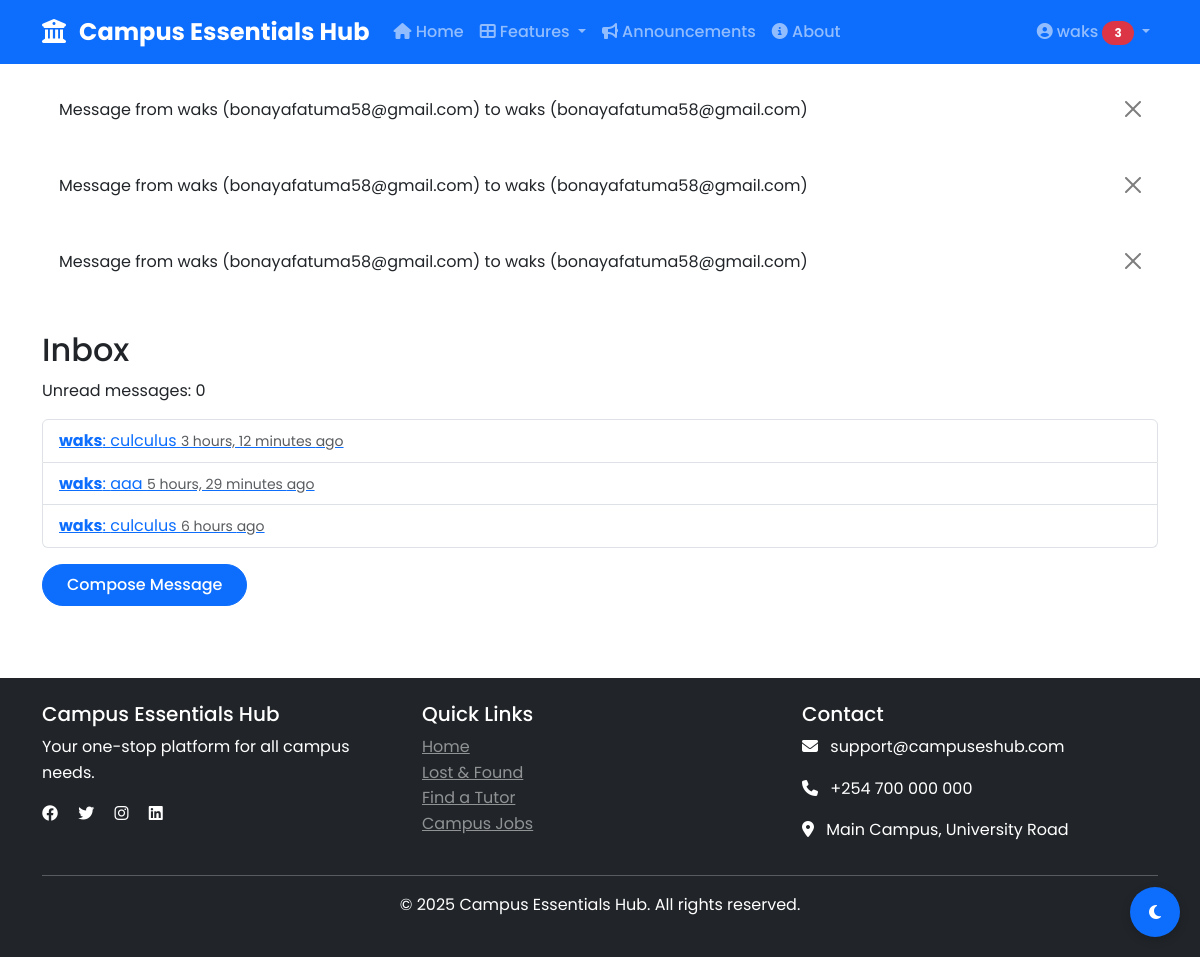
The app's page /messaging/ (signed in) with its own data.
### accounts/models.py (models this page shows)
class CustomUser(AbstractUser):
    USER_TYPE_CHOICES = (
        ('student', 'Student'),
        ('tutor', 'Tutor'),
        ('service_provider', 'Service Provider'),
        ('admin', 'Administrator'),
    )
    email = models.EmailField(unique=True)
    phone_number = models.CharField(max_length=15, blank=True)
    student_id = models.CharField(max_length=20, blank=True)
    university = models.CharField(max_length=200, blank=True)
    course = models.CharField(max_length=100, blank=True)
    year_of_study = models.IntegerField(blank=True, null=True)
    user_type = models.CharField(max_length=20, choices=USER_TYPE_CHOICES, default='student')
    profile_picture = models.ImageField(upload_to='profile_pics/', blank=True)
    bio = models.TextField(blank=True)
    points = models.IntegerField(default=0)
    is_verified = models.BooleanField(default=False)
    verification_code = models.CharField(max_length=6, blank=True)
    dark_mode = models.BooleanField(default=False)
    location = models.CharField(max_length=200, blank=True)
    created_at = models.DateTimeField(default=timezone.now)
    updated_at = models.DateTimeField(auto_now=True)
    def __str__(self):
        return f"{self.username} ({self.email})"
    class Meta:
        ordering = ['-date_joined']

### messaging/models.py (models this page shows)
class Message(models.Model):
    sender = models.ForeignKey(CustomUser, on_delete=models.CASCADE, related_name='sent_messages')
    receiver = models.ForeignKey(CustomUser, on_delete=models.CASCADE, related_name='received_messages')
    subject = models.CharField(max_length=200)
    body = models.TextField()
    is_read = models.BooleanField(default=False)
    sent_at = models.DateTimeField(default=timezone.now)
    class Meta:
        ordering = ['-sent_at']
    def __str__(self):
        return f"Message from {self.sender} to {self.receiver}"

### messaging/views.py (the view)
# urls.py: path('', views.inbox, name='inbox'),
@login_required
def inbox(request):
    messages = Message.objects.filter(
        receiver=request.user
    ).order_by('-sent_at')
    unread_count = messages.filter(is_read=False).count()
    return render(request, 'messaging/inbox.html', {
        'messages': messages,
        'unread_count': unread_count,
    })

### core/context_processors.py (called while the page is built)
def notification_count(request):
    if request.user.is_authenticated:
        unread_count = Notification.objects.filter(user=request.user, is_read=False).count()
        return {'notification_count': unread_count}
    return {'notification_count': 0}

def theme_preference(request):
    if request.user.is_authenticated:
        theme = 'dark' if request.user.dark_mode else 'light'
        return {'theme': theme}
    return {'theme': 'light'}

### messaging/templates/messaging/inbox.html (shortened to what this page needs)
{% extends 'core/base.html' %}
{% block content %}
<h2>Inbox</h2>
<p>Unread messages: {{ unread_count }}</p>
<ul class="list-group">
    {% for msg in messages %}
    <li class="list-group-item {% if not msg.is_read %}list-group-item-warning{% endif %}">
        <a href="{% url 'messaging:thread' msg.sender.id %}">
            <strong>{{ msg.sender.username }}</strong>: {{ msg.subject|truncatewords:10 }}
            <small class="text-muted">{{ msg.sent_at|timesince }} ago</small>
        </a>
    </li>
    {% empty %}
    <li class="list-group-item">No messages yet.</li>
    {% endfor %}
</ul>
<a class="btn btn-primary mt-3" href="{% url 'messaging:compose' %}">Compose Message</a>
{% endblock %}

### templates/core/base.html (shortened to what this page needs)
<!DOCTYPE html>
<html lang="en" data-bs-theme="{{ theme|default:'light' }}">
<head>
    <link href="https://cdn.jsdelivr.net/npm/bootstrap@5.3.0/dist/css/bootstrap.min.css" rel="stylesheet">
    <link rel="stylesheet" href="https://cdn.jsdelivr.net/npm/bootstrap-icons@1.10.0/font/bootstrap-icons.css">
    <link rel="stylesheet" href="https://cdnjs.cloudflare.com/ajax/libs/font-awesome/6.4.0/css/all.min.css">
    {% load static %}
    <link rel="stylesheet" href="{% static 'css/style.css' %}">
    <link rel="stylesheet" href="{% static 'css/dark-mode.css' %}">
</head>
<body>
    <button class="theme-toggle" id="themeToggle">
        <i class="fas fa-moon"></i>
    </button>
    <nav class="navbar navbar-expand-lg navbar-dark bg-primary">
        <div class="container">
            <a class="navbar-brand" href="{% url 'home' %}">
                <i class="fas fa-university me-2"></i>
                Campus Essentials Hub
            </a>
            <div class="collapse navbar-collapse" id="navbarNav">
                <ul class="navbar-nav me-auto">
                    <li class="nav-item">
                        <a class="nav-link {% if request.path == '/' %}active{% endif %}" href="{% url 'home' %}">
                            <i class="fas fa-home"></i> Home
                        </a>
                    </li>
                    <li class="nav-item dropdown">
                        <a class="nav-link dropdown-toggle" href="#" role="button" data-bs-toggle="dropdown">
                            <i class="fas fa-th-large"></i> Features
                        </a>
                    </li>
                    <li class="nav-item">
                        <a class="nav-link" href="{% url 'announcements' %}">
                            <i class="fas fa-bullhorn"></i> Announcements
                        </a>
                    </li>
                    <li class="nav-item">
                        <a class="nav-link" href="{% url 'about' %}">
                            <i class="fas fa-info-circle"></i> About
                        </a>
                    </li>
                </ul>
                <ul class="navbar-nav">
                    {% if user.is_authenticated %}
                        <li class="nav-item dropdown">
                            <a class="nav-link dropdown-toggle" href="#" role="button" data-bs-toggle="dropdown">
                                <i class="fas fa-user-circle"></i> {{ user.username }}
                                {% if notification_count > 0 %}
                                    <span class="badge bg-danger">{{ notification_count }}</span>
                                {% endif %}
                            </a>
                        </li>
                    {% endif %}
                </ul>
            </div>
        </div>
    </nav>
    {% if messages %}
        <div class="container mt-3">
            {% for message in messages %}
                <div class="alert alert-{{ message.tags }} alert-dismissible fade show" role="alert">
                    {{ message }}
                    <button type="button" class="btn-close" data-bs-dismiss="alert"></button>
                </div>
            {% endfor %}
        </div>
    {% endif %}
    <main class="container py-4">
        {% block content %}{% endblock %}
    </main>
    <footer class="bg-dark text-white py-4 mt-5">
        <div class="container">
            <div class="row">
                <div class="col-md-4">
                    <h5>Campus Essentials Hub</h5>
                    <p>Your one-stop platform for all campus needs.</p>
                    <div class="social-links">
                        <a href="#" class="text-white me-3"><i class="fab fa-facebook"></i></a>
                        <a href="#" class="text-white me-3"><i class="fab fa-twitter"></i></a>
                        <a href="#" class="text-white me-3"><i class="fab fa-instagram"></i></a>
                        <a href="#" class="text-white"><i class="fab fa-linkedin"></i></a>
                    </div>
                </div>
                <div class="col-md-4">
                    <h5>Quick Links</h5>
                    <ul class="list-unstyled">
                        <li><a href="{% url 'home' %}" class="text-white-50">Home</a></li>
                        <li><a href="{% url 'lost_found:list' %}" class="text-white-50">Lost & Found</a></li>
                        <li><a href="{% url 'tutoring:tutors' %}" class="text-white-50">Find a Tutor</a></li>
                        <li><a href="{% url 'jobs:list' %}" class="text-white-50">Campus Jobs</a></li>
                    </ul>
                </div>
                <div class="col-md-4">
                    <h5>Contact</h5>
                    <p><i class="fas fa-envelope me-2"></i> support@campuseshub.com</p>
                    <p><i class="fas fa-phone me-2"></i> +254 700 000 000</p>
                    <p><i class="fas fa-map-marker-alt me-2"></i> Main Campus, University Road</p>
                </div>
            </div>
            <hr class="bg-light">
            <div class="text-center">
                <p>&copy; {% now "Y" %} Campus Essentials Hub. All rights reserved.</p>
            </div>
        </div>
    </footer>
    {% load static %}
</body>
</html>

### static/css/style.css (style rules this page uses)
:root { --primary-color: #0d6efd; --secondary-color: #6c757d; --success-color: #198754; --danger-color: #dc3545; --warning-color: #ffc107; --info-color: #0dcaf0; --light-color: #f8f9fa; --dark-color: #212529; }
body { font-family: 'Poppins', sans-serif; line-height: 1.6; }
.navbar-brand { font-weight: 700; font-size: 1.5rem; }
.navbar-nav .nav-link { font-weight: 500; padding: 0.5rem 1rem; }
.btn { border-radius: 25px; padding: 0.5rem 1.5rem; font-weight: 500; transition: all 0.3s; }
.theme-toggle { position: fixed; bottom: 20px; right: 20px; width: 50px; height: 50px; border-radius: 50%; background: var(--primary-color); color: white; border: none; display: flex; align-items: center; justify-content: center; z-index: 1000; cursor: pointer; box-shadow: 0 3px 10px rgba(0,0,0,0.2); }
.theme-toggle i { position: absolute; transition: opacity 0.3s; }
.theme-toggle .fa-moon { opacity: 1; }
.badge { border-radius: 20px; padding: 0.5em 1em; }

### records on screen
CustomUser: username "waks"
Message: sender+receiver "Message from waks (bonayafatuma58@gmail.com) to waks (bonayafatuma58@gmail.com)", sender.username "waks", subject "culculus", sent_at "3 hours, 12 minutes"
Message: sender+receiver "Message from waks (bonayafatuma58@gmail.com) to waks (bonayafatuma58@gmail.com)", sender.username "waks", subject "aaa", sent_at "5 hours, 29 minutes"
Message: sender+receiver "Message from waks (bonayafatuma58@gmail.com) to waks (bonayafatuma58@gmail.com)", sender.username "waks", subject "culculus", sent_at "6 hours"

### other values on screen
{{ notification_count }} "3"
{{ unread_count }} "0"
